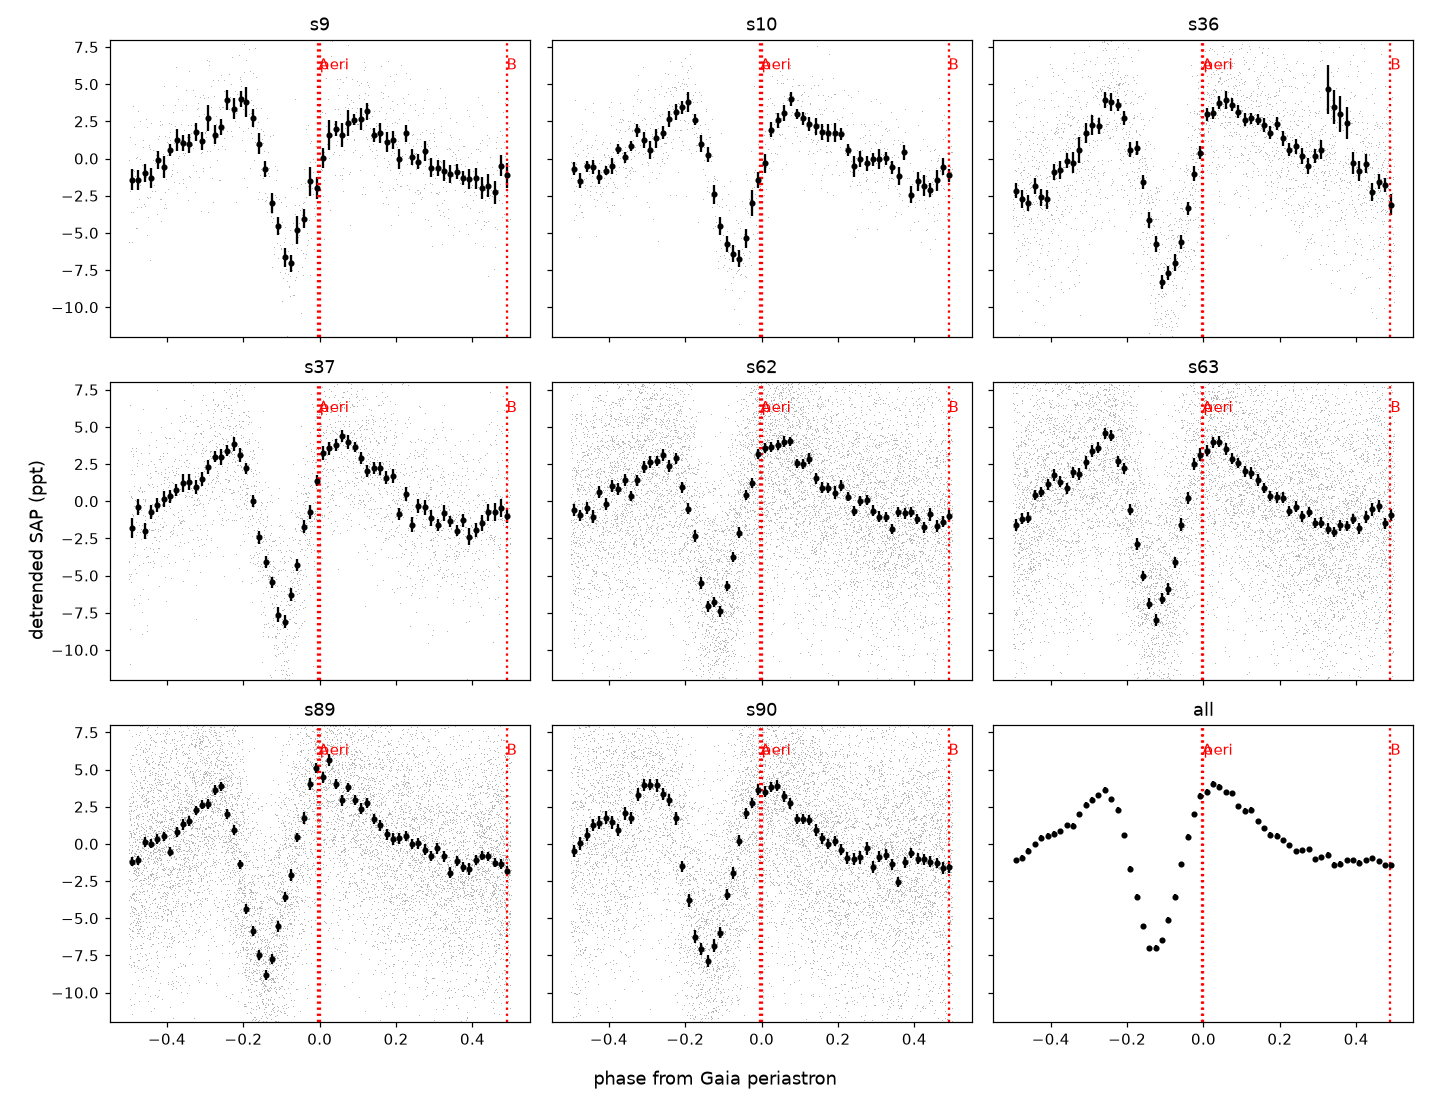

Python code for this plot:
"""Step 2: fold raw QLP SAP on Gaia's ephemeris (phase 0 = Gaia periastron).
Detrending is model-free: iterate {phase-binned template (100 bins) on all data} <-> {per-segment polynomial baseline
of the residual} so the baseline never sees the orbital shape. Segments = continuous runs split at gaps > 0.5 d;
degree = min(3, int(duration / 4 d)).  Writes s2_out.txt, detr.npz, s2_fold.png.
Also: per-sector hump/dip phase and peak-to-trough, Gaia A/B conjunction phases, phase smear, flagged-cadence count,
amplitude spectrum of the template-subtracted light curve (other variability)."""
import os, glob
import numpy as np
from lib import *

say = say_to(open(os.path.join(OUT, "s2_out.txt"), "w"))
G = gaia()
P = float(G["period"]); sP = float(G["period_error"]); tp = G["tp_btjd"]; stp = float(G["t_periastron_error"])
e = float(G["eccentricity"]); w = float(G["arg_periastron"])
say(f"Gaia: P {P:.6f} +- {sP:.6f}, Tp(BTJD) {tp:.4f} +- {stp:.4f}, e {e:.3f}, w {w:.1f}")
pA, pB = conj_phase(e, w, "A"), conj_phase(e, w, "B")
say(f"Gaia conjunction phases after periastron: A {pA:.4f}  B {pB:.4f}")

def segments(t, gap=0.5):
    br = np.where(np.diff(t) > gap)[0]
    return np.split(np.arange(len(t)), br + 1)

data = {}
for p in sorted(glob.glob(os.path.join(DL, "qlp_s*.fits"))):
    s = int(p[-8:-5])
    t, f, q, b = load_qlp(p)
    ta, fa, qa, ba = load_qlp(p, allq=True)
    data[s] = (t, f)
    say(f"s{s:03d}: {len(t)} q=0 cadences of {len(ta)} finite; t {t.min():.2f}-{t.max():.2f}; "
        f"cycles from Gaia Tp {((t.mean()-tp)/P):.0f}; smear n*sP = {((t.mean()-tp)/P)*sP:.3f} d = {((t.mean()-tp)/P)*sP/P:.3f} phase; "
        f"pt-pt rms {np.std(np.diff(f))/np.sqrt(2)*1e6:.0f} ppm; median bkg {np.median(b):.0f}")

T = np.concatenate([data[s][0] for s in data]); F = np.concatenate([data[s][1] for s in data])
SEC = np.concatenate([np.full(len(data[s][0]), s) for s in data])
seg_id = np.zeros(len(T), int); k = 0
for s in data:
    idx = np.where(SEC == s)[0]
    for sg in segments(T[idx]):
        seg_id[idx[sg]] = k; k += 1
say(f"{k} segments")
ph = np.mod((T - tp) / P + 0.5, 1) - 0.5          # -0.5..0.5, periastron at 0
nb = 100
edges = np.linspace(-0.5, 0.5, nb + 1)
base = np.ones_like(F)
for it in range(6):
    y = F / base
    ib = np.clip(np.digitize(ph, edges) - 1, 0, nb - 1)
    tmpl = np.array([np.median(y[ib == i]) if np.any(ib == i) else 1.0 for i in range(nb)])
    tmpl /= np.median(tmpl)
    model = np.interp(ph, 0.5 * (edges[1:] + edges[:-1]), tmpl, period=1.0)
    r = F / model
    for j in range(k):
        m = seg_id == j
        dur = T[m].max() - T[m].min(); deg = int(min(3, dur // 4))
        x = (T[m] - T[m].mean()) / max(dur, 1e-3)
        good = np.ones(m.sum(), bool)
        for _ in range(3):
            c = np.polyfit(x[good], r[m][good], deg)
            res = r[m] - np.polyval(c, x)
            sd = 1.4826 * np.median(np.abs(res[good] - np.median(res[good])))
            good = np.abs(res) < 5 * sd
        base[m] = np.polyval(c, x)
D = F / base - 1
np.savez(os.path.join(OUT, "detr.npz"), t=T, d=D, f=F, base=base, sec=SEC, seg=seg_id)

def shape(phx, y, nbin=60):
    xb, yb, eb, _ = binstat(phx, y, np.linspace(-0.5, 0.5, nbin + 1), minn=5)
    # smooth lightly (3-bin running mean, periodic)
    ys = (np.roll(yb, 1) + yb + np.roll(yb, -1)) / 3
    ih, idp = np.argmax(ys), np.argmin(ys)
    return xb, yb, eb, xb[ih], ys[ih], xb[idp], ys[idp]

say("\nPer-sector fold on Gaia ephemeris (60 bins, 3-bin smoothed; ppt relative to median out-of-pulse):")
say(" sec   hump phase  hump ppt   dip phase  dip ppt   pk-tr ppt   bin err ppm")
rows = {}
for s in list(data) + ["all"]:
    m = np.ones(len(T), bool) if s == "all" else SEC == s
    xb, yb, eb, xh, yh, xd, yd = shape(ph[m], D[m])
    rows[s] = (xb, yb, eb)
    say(f" {str(s):>4}   {xh:+.3f}     {yh*1e3:+.2f}     {xd:+.3f}    {yd*1e3:+.2f}    {(yh-yd)*1e3:.2f}       {np.median(eb)*1e6:.0f}")
# secondary hump (bump-dip-bump): local maxima in the all fold
xb, yb, eb = rows["all"]
ys = (np.roll(yb, 1) + yb + np.roll(yb, -1)) / 3
lm = [i for i in range(len(ys)) if ys[i] > ys[i - 1] and ys[i] >= ys[(i + 1) % len(ys)]]
say("all-fold local maxima (phase, ppt):", [(round(float(xb[i]), 3), round(float(ys[i] * 1e3), 2)) for i in lm])
lmin = [i for i in range(len(ys)) if ys[i] < ys[i - 1] and ys[i] <= ys[(i + 1) % len(ys)]]
say("all-fold local minima (phase, ppt):", [(round(float(xb[i]), 3), round(float(ys[i] * 1e3), 2)) for i in lmin])

# amplitude spectrum of template-subtracted residuals (other variability)
from astropy.timeseries import LombScargle
ib = np.clip(np.digitize(ph, edges) - 1, 0, nb - 1)
tm = np.array([np.mean(D[ib == i]) for i in range(nb)])
R = D - np.interp(ph, 0.5 * (edges[1:] + edges[:-1]), tm, period=1.0)
fr = np.linspace(0.02, 24, 200000)
for lab, m in (("all", np.ones(len(T), bool)), ("s62-90 (200s)", SEC >= 62)):
    pw = LombScargle(T[m], R[m], normalization="psd").power(fr)
    amp = np.sqrt(4 * pw / m.sum())
    top = np.argsort(amp)[::-1]
    picked = []
    for i in top:
        if all(abs(fr[i] - fr[j]) > 0.02 for j in picked): picked.append(i)
        if len(picked) == 8: break
    say(f"\nresidual amplitude spectrum ({lab}), median {np.median(amp)*1e6:.1f} ppm; top peaks:")
    for i in picked:
        say(f"   f {fr[i]:.4f} c/d  = {fr[i]*P:.3f} f_orb   amp {amp[i]*1e6:.0f} ppm")
    if lab == "all":
        np.savez(os.path.join(OUT, "s2_spec.npz"), f=fr, amp=amp)
# raw (undetrended-shape) spectrum: orbital harmonics
pw = LombScargle(T, D, normalization="psd").power(fr)
amp = np.sqrt(4 * pw / len(T))
say("\nraw detrended spectrum at orbital harmonics (ppm):", [(n, round(float(np.interp(n / P, fr, amp) * 1e6))) for n in range(1, 9)])

import matplotlib; matplotlib.use("Agg"); import matplotlib.pyplot as plt
fig, ax = plt.subplots(3, 3, figsize=(13, 10), sharex=True, sharey=True)
for a, s in zip(ax.flat, list(data) + ["all"]):
    xb, yb, eb = rows[s]
    m = np.ones(len(T), bool) if s == "all" else SEC == s
    if s != "all": a.plot(ph[m], D[m] * 1e3, ",", color="0.7")
    a.errorbar(xb, yb * 1e3, eb * 1e3, fmt="o", ms=3, color="k")
    for x, lab in ((0, "peri"), (pA if pA < 0.5 else pA - 1, "A"), (pB if pB < 0.5 else pB - 1, "B")):
        a.axvline(x, ls=":", color="r"); a.text(x, 6, lab, color="r")
    a.set_title(f"s{s}" if s != "all" else "all"); a.set_ylim(-12, 8)
fig.supxlabel("phase from Gaia periastron"); fig.supylabel("detrended SAP (ppt)")
fig.tight_layout(); fig.savefig(os.path.join(OUT, "s2_fold.png"), dpi=110)
